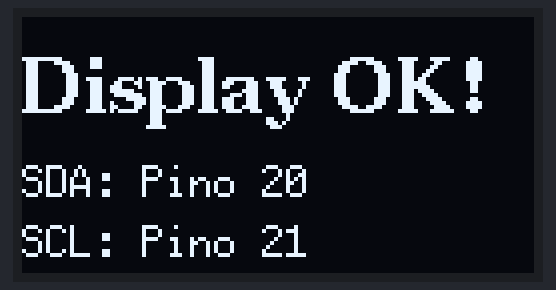
Simulated run of this sketch. Board: Arduino Mega 2560, built with avr-gcc and run on an emulated ATmega2560. Parts: 128×64 one-colour display. What the sketch prints to the serial monitor is not drawn.

Above: at 0.6 s.

The sketch:

teste_display.ino
```cpp
#include <U8g2lib.h>
#include <Wire.h>

// Inicializa o display OLED SSD1306 (128x64) via I2C por Hardware
// SDA = Pino 20, SCL = Pino 21 no Arduino Mega
U8G2_SSD1306_128X64_NONAME_1_HW_I2C u8g2(U8G2_R0, U8X8_PIN_NONE);

void setup() {
  Serial.begin(9600);
  Serial.println("--- Teste Unitário do Display OLED ---");

  Wire.begin();
  u8g2.begin();
}

void loop() {
  u8g2.firstPage();
  do {
    u8g2.setFont(u8g2_font_ncenB14_tr);
    u8g2.drawStr(0, 24, "Display OK!");
    u8g2.setFont(u8g2_font_profont12_tf);
    u8g2.drawStr(0, 45, "SDA: Pino 20");
    u8g2.drawStr(0, 60, "SCL: Pino 21");
  } while ( u8g2.nextPage() );

  Serial.println("Desenhando na tela...");
  delay(1000);
}
```
